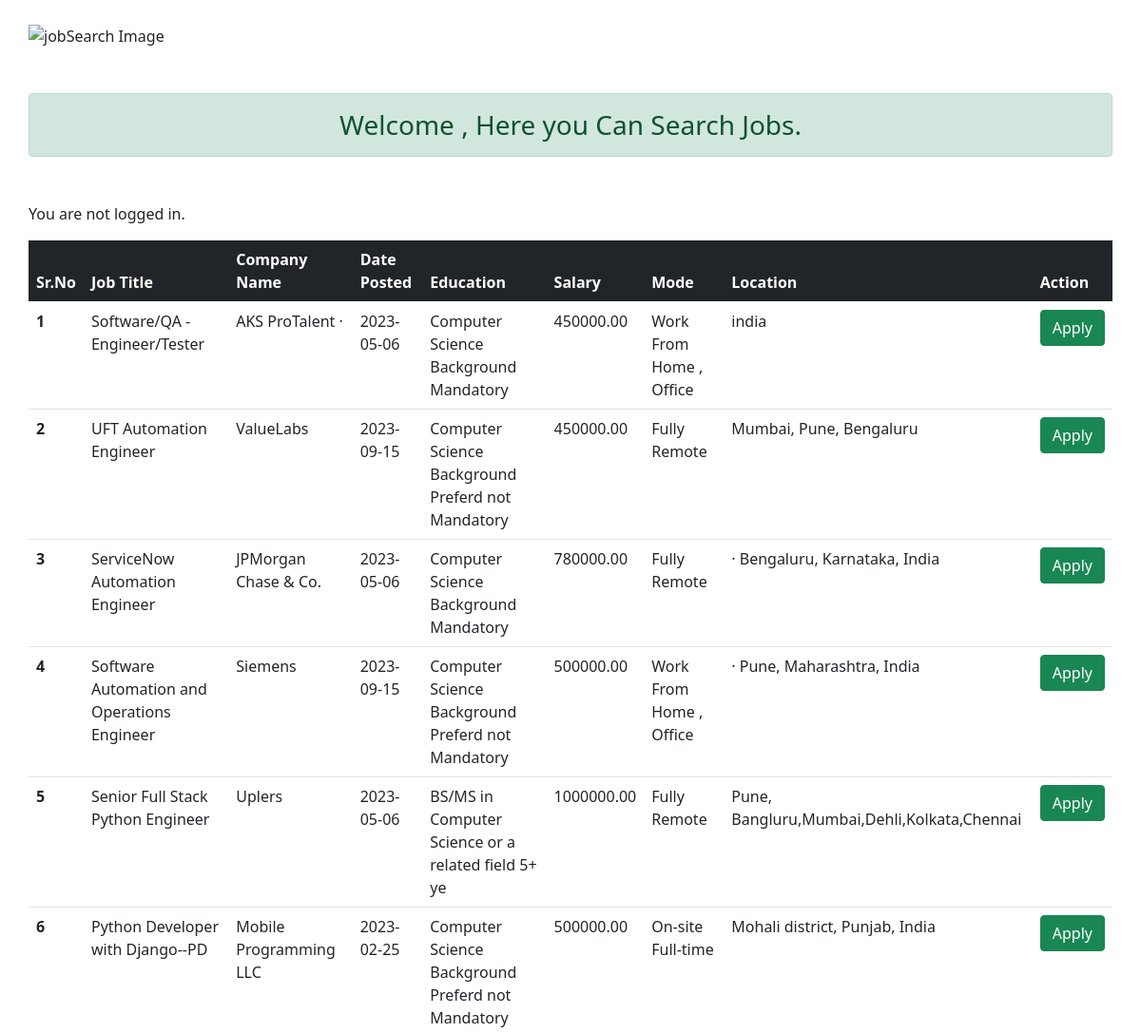
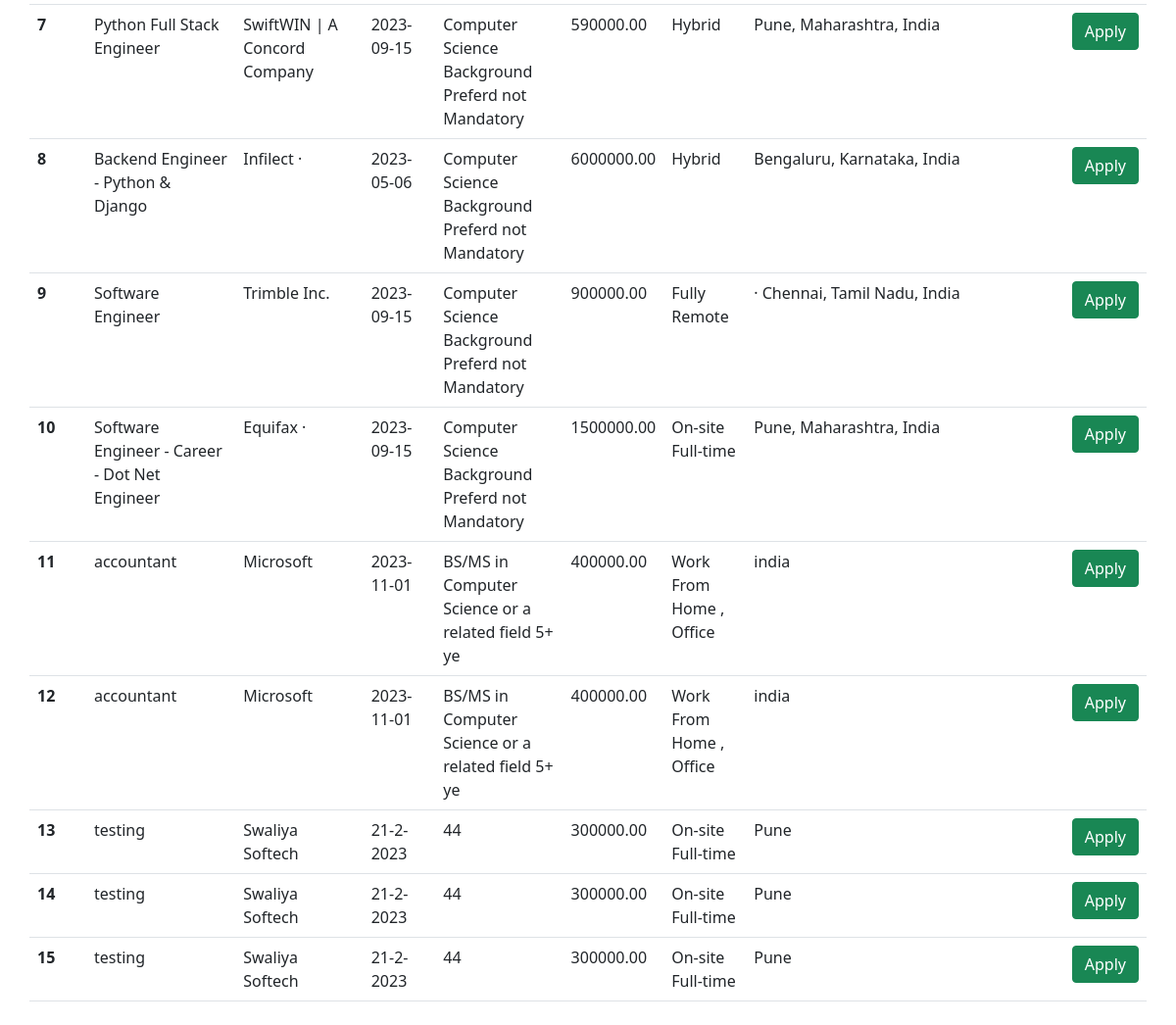
Page /job_seeker/ on the committed database (2 pictures, top to bottom).
### app1/models.py (models this page shows, shortened)
class jobPost(models.Model):
    user = models.ForeignKey(User, on_delete=models.CASCADE,null = True)
    job_title = models.CharField(max_length = 50,null = True)
    about_the_job = models.TextField(null=True)
    shift_and_schedule = models.TextField(null=True)
    employment_type = models.TextField(null=True)
    requirements = models.TextField(null=True)
    responsibilities  = models.TextField(null=True)
    experience = models.TextField(null=True)
    technologies = models.TextField(null=True)
    company_name = models.CharField(max_length = 50, null = True)
    date_posted = models.TextField(max_length = 10, null = True)
    salary = models.DecimalField(max_digits = 10, decimal_places = 2, null = True)
    location = models.CharField(max_length = 50,null = True)
    education_required = models.CharField(max_length =50,null = True)
    mode_of_working =  models.CharField(max_length = 50,null = True)
    no_of_positions = models.DecimalField(max_digits = 10, decimal_places = 2, null = True)
    applied_by_users = models.ManyToManyField(User, related_name='applied_jobs', blank=True)

### app1/views.py (the view)
# urls.py: path('job_seeker/' , views.job_seeker, name = 'job_seeker'),
def job_seeker(request):
    job_list = jobPost.objects.all() # Get All Data from employers posted job job,Retrieve all job applications from the jobSearch model.
    job_apply = jobSearch.objects.all()# Get All Data from job seekers model, # Retrieve all job applications from the jobSearch model
    context = {
        'job_list': job_list,
        'job_apply': job_apply,
    }# Create a context dictionary with the job list and job applications
    return render(request, 'job_search.html', context)

### templates/job_search.html (shortened to what this page needs)
<!doctype html>
<html lang="en">
  <head>
    <link href="https://cdn.jsdelivr.net/npm/bootstrap@5.0.2/dist/css/bootstrap.min.css" rel="stylesheet">
  </head>
<body> <div class="container my-4 mb-4">
    <div class="seeker-profile">
        <img src="/static/images/application.jpg" alt="jobSearch Image" class="employee-image">
</div>
  <div class = 'container'>
  <h3 class = 'alert alert-success my-5 text-center'>Welcome {{ user.username }} ,
      Here you Can Search Jobs.</h3>
      {% if user.is_authenticated %}
  {% else %}
  <p>You are not logged in.</p>
  {% endif %}
  <div class = 'container'>
  <div class = 'container'>
    <table class="table">
        <thead class="table-dark">
            <tr>
                <th scope="col">Sr.No</th>
                <th scope="col">Job Title</th>
                <th scope="col">Company Name</th>
                <th scope="col">Date Posted</th>
                <th scope="col">Education</th>
                <th scope="col">Salary</th>
                <th scope="col">Mode</th>
                <th scope="col">Location</th>
                <th scope="col">Action</th>
            </tr>
        </thead>
<tbody>
    {% for job in job_list %}
        <tr>
            <th scope="row">{{ forloop.counter }}</th>
            <td>{{ job.job_title }}</td>
            <td>{{ job.company_name }}</td>
            <td>{{ job.date_posted }}</td>
            <td>{{ job.education_required }}</td>
            <td>{{ job.salary }}</td>
            <td>{{ job.mode_of_working }}</td>
            <td>{{ job.location }}</td>
            <td>
                {% if request.user in job.applied_by_users.all %}
                    <button class="btn btn-success" disabled>Applied</button>
                {% else %}
                    <a href="{% url 'apply_job' job.id %}" class="btn btn-success">Apply</a>
                {% endif %}
            </td>
        </tr>
    {% endfor %}
</tbody>
    </table>
    </div>
    </div>
    </div>
</body>
</html>

### templates/job_search.html (style rules this page uses)
.container { padding: 0; }
.employee-image { max-width: 100%; margin-right: 10px; }

### rows in the picture
jobPost: job_title "Software/QA - Engineer/Tester", company_name "AKS ProTalent ·", date_posted "2023-05-06", education_required "Computer Science Background Mandatory", salary "450000.00", mode_of_working "Work From Home , Office", location "india", shows "Apply"
jobPost: job_title "UFT Automation Engineer", company_name "ValueLabs", date_posted "2023-09-15", education_required "Computer Science Background Preferd not Mandatory", salary "450000.00", mode_of_working "Fully Remote", location "Mumbai, Pune, Bengaluru", shows "Apply"
jobPost: job_title "ServiceNow Automation Engineer", company_name "JPMorgan Chase & Co.", date_posted "2023-05-06", education_required "Computer Science Background Mandatory", salary "780000.00", mode_of_working "Fully Remote", location "· Bengaluru, Karnataka, India", shows "Apply"
jobPost: job_title "Software Automation and Operations Engineer", company_name "Siemens", date_posted "2023-09-15", education_required "Computer Science Background Preferd not Mandatory", salary "500000.00", mode_of_working "Work From Home , Office", location "· Pune, Maharashtra, India", shows "Apply"
jobPost: job_title "Senior Full Stack Python Engineer", company_name "Uplers", date_posted "2023-05-06", education_required "BS/MS in Computer Science or a related field 5+ ye", salary "1000000.00", mode_of_working "Fully Remote", location "Pune, Bangluru,Mumbai,Dehli,Kolkata,Chennai", shows "Apply"
jobPost: job_title "Python Developer with Django--PD", company_name "Mobile Programming LLC", date_posted "2023-02-25", education_required "Computer Science Background Preferd not Mandatory", salary "500000.00", mode_of_working "On-site Full-time", location "Mohali district, Punjab, India", shows "Apply"
jobPost: job_title "Python Full Stack Engineer", company_name "SwiftWIN | A Concord Company", date_posted "2023-09-15", education_required "Computer Science Background Preferd not Mandatory", salary "590000.00", mode_of_working "Hybrid", location "Pune, Maharashtra, India", shows "Apply"
jobPost: job_title "Backend Engineer - Python & Django", company_name "Infilect ·", date_posted "2023-05-06", education_required "Computer Science Background Preferd not Mandatory", salary "6000000.00", mode_of_working "Hybrid", location "Bengaluru, Karnataka, India", shows "Apply"
jobPost: job_title "Software Engineer", company_name "Trimble Inc.", date_posted "2023-09-15", education_required "Computer Science Background Preferd not Mandatory", salary "900000.00", mode_of_working "Fully Remote", location "· Chennai, Tamil Nadu, India", shows "Apply"
jobPost: job_title "Software Engineer - Career - Dot Net Engineer", company_name "Equifax ·", date_posted "2023-09-15", education_required "Computer Science Background Preferd not Mandatory", salary "1500000.00", mode_of_working "On-site Full-time", location "Pune, Maharashtra, India", shows "Apply"
jobPost: job_title "accountant", company_name "Microsoft", date_posted "2023-11-01", education_required "BS/MS in Computer Science or a related field 5+ ye", salary "400000.00", mode_of_working "Work From Home , Office", location "india", shows "Apply"
jobPost: job_title "accountant", company_name "Microsoft", date_posted "2023-11-01", education_required "BS/MS in Computer Science or a related field 5+ ye", salary "400000.00", mode_of_working "Work From Home , Office", location "india", shows "Apply"
jobPost: job_title "testing", company_name "Swaliya Softech", date_posted "21-2-2023", education_required "44", salary "300000.00", mode_of_working "On-site Full-time", location "Pune", shows "Apply"
jobPost: job_title "testing", company_name "Swaliya Softech", date_posted "21-2-2023", education_required "44", salary "300000.00", mode_of_working "On-site Full-time", location "Pune", shows "Apply"
jobPost: job_title "testing", company_name "Swaliya Softech", date_posted "21-2-2023", education_required "44", salary "300000.00", mode_of_working "On-site Full-time", location "Pune", shows "Apply"
